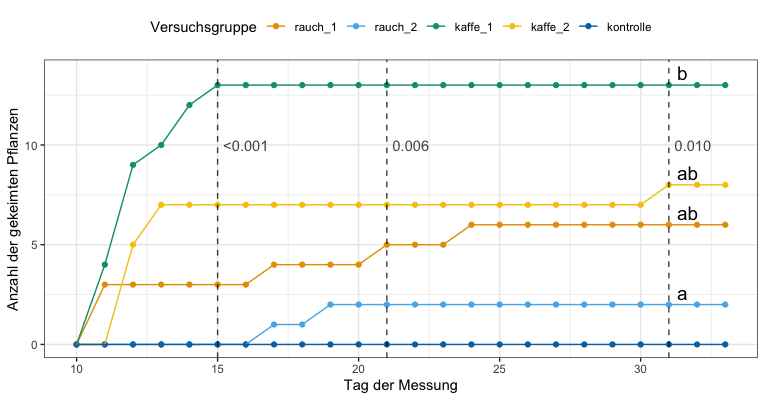

Write R code to recreate this figure.
## ------------------------------------------------------------
## Please visit https://jkruppa.github.io/programing-preface.html 
## for more information on R programing.
## ------------------------------------------------------------

## load packages, please install first the R package pacman
pacman::p_load(tidyverse, janitor, fs,
               reshape2, broom, readxl,
               scales, multcompView, multcomp,
               rcompanion, see)


rauch_tbl <- read_excel("/Users/kruppajo/Documents/GitHub/teaching/Spielweise in R (Level 3)/10_smoking_vanille/smoking_vanille.xlsx",
                        sheet = 1) %>% 
  clean_names() 

rauch_long_tbl <- rauch_2_tbl %>% 
  pivot_longer(rauch_1:kontrolle,
               values_to = "gekeimt",
               names_to = "trt") %>% 
  mutate(trt = as_factor(trt),
         gekeimt_perc = gekeimt/30) %>% 
  filter(tag < 34)

ggplot(rauch_long_tbl, aes(tag, gekeimt, color = trt)) +
  theme_bw() +
  geom_point() +
  geom_line() +
  labs(color = "Versuchsgruppe", 
       x = "Tag der Messung",
       y = "Anzahl der gekeimten Pflanzen")

time_tbl <- rauch_long_tbl %>% 
  filter(tag %in% c(15, 21, 31)) 

acast(time_tbl, trt ~ tag, value.var = "gekeimt") %>% 
  chisq.test(correct = FALSE)

time_tbl <- rauch_long_tbl %>% 
  filter(tag %in% c(15, 21, 31)) %>% 
  filter(trt != "kontrolle")

acast(time_tbl, trt ~ tag, value.var = "gekeimt") %>% 
  chisq.test(correct = FALSE)

prop.test(c(6, 2, 13, 8), c(30, 30, 30, 30))

acast(time_tbl, tag ~ trt, value.var = "gekeimt") %>% 
  asplit(1) %>% 
  map(~prop.test(.x, n = c(30, 30, 30, 30))) %>% 
  map_dfr(tidy, .id = "tag") %>% 
  mutate(p.value = pvalue(p.value))
  

pairwise.prop.test(c(rauch_1 = 6, 
                     rauch_2 = 2, 
                     kaffe_1 = 13, 
                     kaffe_2 = 8), n = c(30, 30, 30, 30), 
                   p.adjust.method = "none") %>% 
  pluck("p.value") %>% 
  fullPTable() %>% 
  multcompLetters() %>% 
  pluck("Letters")

ggplot(rauch_long_tbl, aes(tag, gekeimt, color = trt)) +
  theme_bw() +
  geom_point() +
  geom_line() +
  labs(color = "Versuchsgruppe", 
       x = "Tag der Messung",
       y = "Anzahl der gekeimten Pflanzen") +
  geom_vline(xintercept = c(15, 21, 31), linetype = 2,
             alpha = 0.75) +
  annotate("text", x = c(15, 21, 31) + 0.2,
           y = 10, label = c("<0.001", "0.006", "0.010"), hjust = 0,
           alpha = 0.75) +
  annotate("text", x = c(31) + 0.3,
           y = c(6, 2, 13, 8) + 0.6, label = c("ab", "a", "b", "ab"), hjust = 0,
           size = 5) +
  scale_color_okabeito() +
  theme(legend.position = "top")
